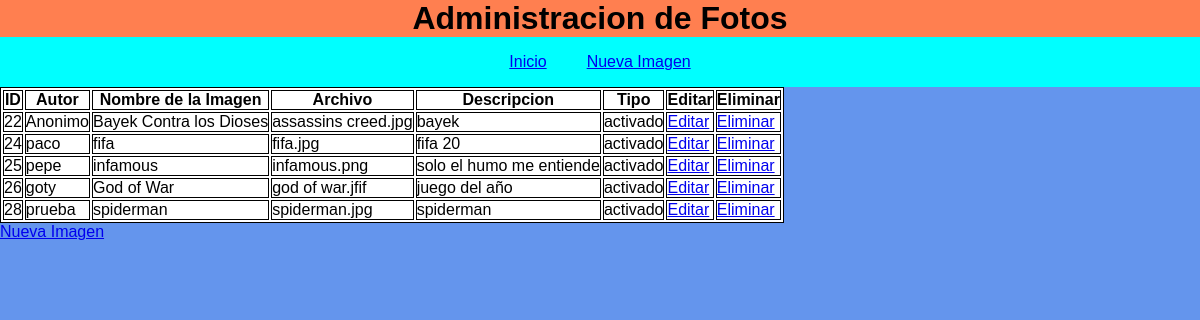
The page /administracion/listarimagenes.php on the database its author committed.
### tables this page shows
CREATE TABLE `galeri` (
  `id` int(11) NOT NULL,
  `autor` varchar(12) NOT NULL,
  `nombre` varchar(30) NOT NULL,
  `foto` varchar(200) NOT NULL,
  `descripcion` text NOT NULL,
  `tipo` text NOT NULL
);

### administracion/listarimagenes.php (the view, shortened to what this page needs)
<?php
    include_once "conexionbasededatos.php";
    $sentencia = $base_de_datos->query("SELECT * FROM galeri;");
    $imagenes = $sentencia->fetchAll(PDO::FETCH_OBJ);
    ?>
<!DOCTYPE html>
<html lang="es">
<head>
    <link rel="stylesheet" href="../estilos/estilos.css">
</head>
<body>
    <h1> Administracion de Fotos </h1>
    <header>
    <nav class="menu">
        <ul>
            <li><a href="../index.php">Inicio</a></li>
            <li><a href="formulario.html">Nueva Imagen</a></li>
        </ul>
    </nav>
</header>
    <table>
            <thead>
                <tr>
                    <th>ID</th>
                    <th>Autor</th>
                    <th>Nombre de la Imagen</th>
                    <th>Archivo</th>
                    <th>Descripcion</th>
                    <th>Tipo</th>
                    <th>Editar</th>
                    <th>Eliminar</th>
                </tr>
            </thead>
            <tbody>
                <?php foreach($imagenes as $imagen){ ?>
                <tr>
                    <td><?php echo $imagen->id ?></td>
                    <td><?php echo $imagen->autor ?></td>
                    <td><?php echo $imagen->nombre ?></td>
                    <td><?php echo $imagen->foto ?></td>
                    <td><?php echo $imagen->descripcion ?></td>
                    <td><?php echo $imagen->tipo ?></td>
                    <td><a href="<?php echo "editar.php?id=" . $imagen->id?>">Editar</a></td>
                    <td><a href="<?php echo "eliminar.php?id=" . $imagen->id?>">Eliminar</a></td>
                </tr>
                <?php } ?>
            </tbody>
        </table>
            <a href="formulario.html">Nueva Imagen</a></li>
</body>
</html>

### estilos/estilos.css (style rules this page uses)
h1 { background-color: coral; color: black; text-align: center; }
body { background-color: cornflowerblue; }
* { margin: 0; padding: 0; font-family: arial; box-sizing: border-box; }
header { width: 100%; height: 50px; background: cyan; }
.menu { width: 100%; height: 50px; display: flex; }
.menu ul { display: flex; margin: auto; }
.menu li { list-style: none; padding: 15px 20px; }

### administracion/listarimagenes.php (style rules this page uses)
table, th, td { border: 1px solid black; background-color: white; }

### rows shown on the page
galeri: id "22", autor "Anonimo", nombre "Bayek Contra los Dioses", foto "assassins creed.jpg", descripcion "bayek", tipo "activado"
galeri: id "24", autor "paco", nombre "fifa", foto "fifa.jpg", descripcion "fifa 20", tipo "activado"
galeri: id "25", autor "pepe", nombre "infamous", foto "infamous.png", descripcion "solo el humo me entiende", tipo "activado"
galeri: id "26", autor "goty", nombre "God of War", foto "god of war.jfif", descripcion "juego del año", tipo "activado"
galeri: id "28", autor "prueba", nombre "spiderman", foto "spiderman.jpg", descripcion "spiderman", tipo "activado"
